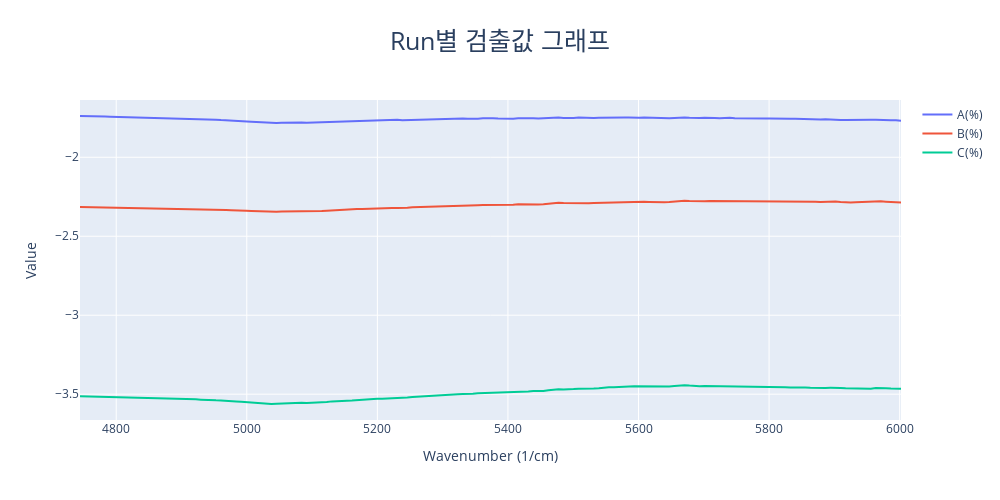

The notebook cell saved with this chart:
### Code cell
# NIR 파장에 대한 스펙트럼 시각화
import plotly.graph_objects as go
fig = go.Figure()
fig.update_layout(width=1000, height=500, title=go.layout.Title(text="Run별 검출값 그래프"), title_x=0.5, title_font_size = 25)
fig.update_xaxes(title_text="Wavenumber (1/cm)")
fig.update_yaxes(title_text="Value")
for i in range(3):
    fig.add_trace(go.Scatter(x=prep.iloc[i,7:].index, y=prep.iloc[i,7:].values, name=prep.columns[i]))
fig.show()

### Figure 1 — Plotly figure (JSON) as saved in the notebook; plotly's stock layout.template omitted (floating-point values rounded to 4 significant figures; data arrays with more than 128 entries replaced by an {"elided": "..."} marker saying what was removed)
{"data": [{"name": "A(%)", "type": "scatter", "x": {"elided": "164 float values"}, "y": {"elided": "164 float values"}}, {"name": "B(%)", "type": "scatter", "x": {"elided": "164 float values"}, "y": {"elided": "164 float values"}}, {"name": "C(%)", "type": "scatter", "x": {"elided": "164 float values"}, "y": {"elided": "164 float values"}}], "layout": {"height": 500, "title": {"font": {"size": 25}, "text": "Run별 검출값 그래프", "x": 0.5}, "width": 1000, "xaxis": {"title": {"text": "Wavenumber (1/cm)"}}, "yaxis": {"title": {"text": "Value"}}}}
